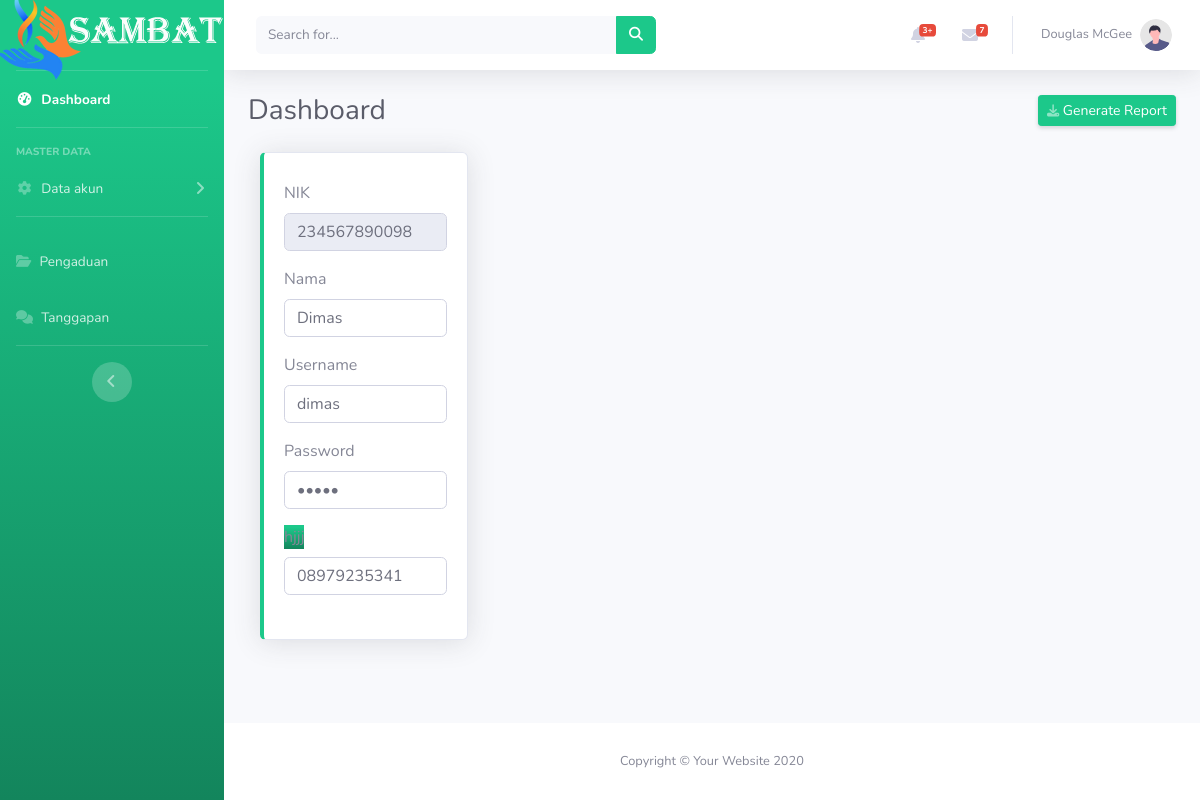
/jajal.php?nik=234567890098, run on the app's committed database.
### tables this page shows
CREATE TABLE `masyarakat` (
  `id` int(25) NOT NULL,
  `nik` char(16) NOT NULL,
  `nama` varchar(25) NOT NULL,
  `username` varchar(25) NOT NULL,
  `password` varchar(25) NOT NULL,
  `telp` varchar(25) NOT NULL,
  `email` varchar(225) NOT NULL
);

### jajal.php (the view, shortened to what this page needs)
<?php
include ('config.php');
?>
<!DOCTYPE html>
<html lang="en">
<head>
    <link href="vendor/fontawesome-free/css/all.min.css" rel="stylesheet" type="text/css">
    <link href="css/sb-admin-2.min.css" rel="stylesheet">
</head>
<body id="page-top">
    <div id="wrapper">
        <ul class="navbar-nav bg-gradient-success sidebar sidebar-dark accordion" id="accordionSidebar">
            <a class="sidebar-brand d-flex align-items-center justify-content-center" href="index.html">
                    <img src="img/logo2.png">
            </a>
            <li class="nav-item active">
                <a class="nav-link" href="dasboard.php">
                    <i class="fas fa-fw fa-tachometer-alt"></i>
                    <span>Dashboard</span></a>
            </li>
            <hr class="sidebar-divider">
            <div class="sidebar-heading">
                Master data
            </div>
            <li class="nav-item">
                <a class="nav-link collapsed" href="#" data-toggle="collapse" data-target="#collapseTwo"
                    aria-expanded="true" aria-controls="collapseTwo">
                    <i class="fas fa-fw fa-cog"></i>
                    <span>Data akun</span>
                </a>
            </li>
            <hr class="sidebar-divider">
            <li class="nav-item">
                <a class="nav-link" href="data-pengaduan.php">
                    <i class="fas fa-folder-open"></i>
                    <span>Pengaduan</span></a>
            </li>
            <li class="nav-item">
                <a class="nav-link" href="data-tanggapan.php">
                    <i class="fas fa-comments"></i>
                    <span>Tanggapan</span></a>
            </li>
            <hr class="sidebar-divider d-none d-md-block">
            <div class="text-center d-none d-md-inline">
                <button class="rounded-circle border-0" id="sidebarToggle"></button>
            </div>
        </ul>
        <div id="content-wrapper" class="d-flex flex-column">
            <div id="content">
                <nav class="navbar navbar-expand navbar-light bg-white topbar mb-4 static-top shadow">
                    <form
                        class="d-none d-sm-inline-block form-inline mr-auto ml-md-3 my-2 my-md-0 mw-100 navbar-search">
                        <div class="input-group">
                            <input type="text" class="form-control bg-light border-0 small" placeholder="Search for..."
                                aria-label="Search" aria-describedby="basic-addon2">
                            <div class="input-group-append">
                                <button class="btn btn-success" type="button">
                                    <i class="fas fa-search fa-sm"></i>
                                </button>
                            </div>
                        </div>
                    </form>
                    <ul class="navbar-nav ml-auto">
                        <li class="nav-item dropdown no-arrow mx-1">
                            <a class="nav-link dropdown-toggle" href="#" id="alertsDropdown" role="button"
                                data-toggle="dropdown" aria-haspopup="true" aria-expanded="false">
                                <i class="fas fa-bell fa-fw"></i>
                                <span class="badge badge-danger badge-counter">3+</span>
                            </a>
                        </li>
                        <li class="nav-item dropdown no-arrow mx-1">
                            <a class="nav-link dropdown-toggle" href="#" id="messagesDropdown" role="button"
                                data-toggle="dropdown" aria-haspopup="true" aria-expanded="false">
                                <i class="fas fa-envelope fa-fw"></i>
                                <span class="badge badge-danger badge-counter">7</span>
                            </a>
                        </li>
                        <li class="nav-item dropdown no-arrow">
                            <a class="nav-link dropdown-toggle" href="#" id="userDropdown" role="button"
                                data-toggle="dropdown" aria-haspopup="true" aria-expanded="false">
                                <span class="mr-2 d-none d-lg-inline text-gray-600 small">Douglas McGee</span>
                                <img class="img-profile rounded-circle"
                                    src="img/undraw_profile.svg">
                            </a>
                        </li>
                    </ul>
                </nav>
                <div class="container-fluid">
                    <div class="d-sm-flex align-items-center justify-content-between mb-4">
                        <h1 class="h3 mb-0 text-gray-800">Dashboard</h1>
                        <a href="#" class="d-none d-sm-inline-block btn btn-sm btn-success shadow-sm"> Generate Report</a>
                    </div>
                    <div class="col-xl-3 col-md-6 mb-4">
                            <div class="card border-left-success shadow h-100 py-2">
                                <div class="card-body">
        <?php
        if(isset($_GET['nik'])){
            $nik = $_GET['nik'];
            $select = mysqli_query($koneksi, "SELECT * FROM masyarakat WHERE nik='$nik'") or die(sql_error($koneksi,_LINE_));
            if(mysqli_num_rows($select) == 0){
                echo '<div class="alert alert-warning">NIK tidak ada dalam database.</div>';
                exit();
            }else{
                $data = mysqli_fetch_assoc($select);
            }
        }
        ?>
                <form action="edit-masyarakat.php?nik=<?php echo $nik; ?>" method="post">
                                        <div class="form-group">
                                            <label>NIK</label>
                                            <input type="text" class="form-control form-control-user"
                                                id="exampleInputEmail" name="nik" value="<?php echo $data['nik']; ?>" readonly>
                                        </div>
                                        <div class="form-group">
                                            <label>Nama</label>
                                            <input type="text" class="form-control form-control-user"
                                                id="exampleInputEmail" name="nama" value="<?php echo $data['nama']; ?>">
                                        </div>
                                        <div class="form-group">
                                            <label>Username</label>
                                            <input type="text" class="form-control form-control-user"
                                                id="exampleInputEmail" name="username" value="<?php echo $data['username']; ?>">
                                        </div>
                                        <div class="form-group">
                                            <label>Password</label>
                                            <input type="password" class="form-control form-control-user"
                                                id="exampleInputPassword" name="password" value="<?php echo $data['password']; ?>">
                                        </div>
                                        <div class="form-group">
                                            <label style="float: left;" class="bg-gradient-success">
                                                hjjj
                                            </label>
                                            <input type="text" class="form-control form-control-user"
                                                id="exampleInputEmail" name="username" value="<?php echo $data['telp']; ?>">
                                        </div>
                </form>
                                                        </div>
                            </div>
                        </div>
                </div>
            </div>
            <footer class="sticky-footer bg-white">
                <div class="container my-auto">
                    <div class="copyright text-center my-auto">
                        <span>Copyright &copy; Your Website 2020</span>
                    </div>
                </div>
            </footer>
        </div>
    </div>
</body>
</html>

### data on the page
masyarakat: nik "234567890098", nama "Dimas", username "dimas", username "08979235341"
